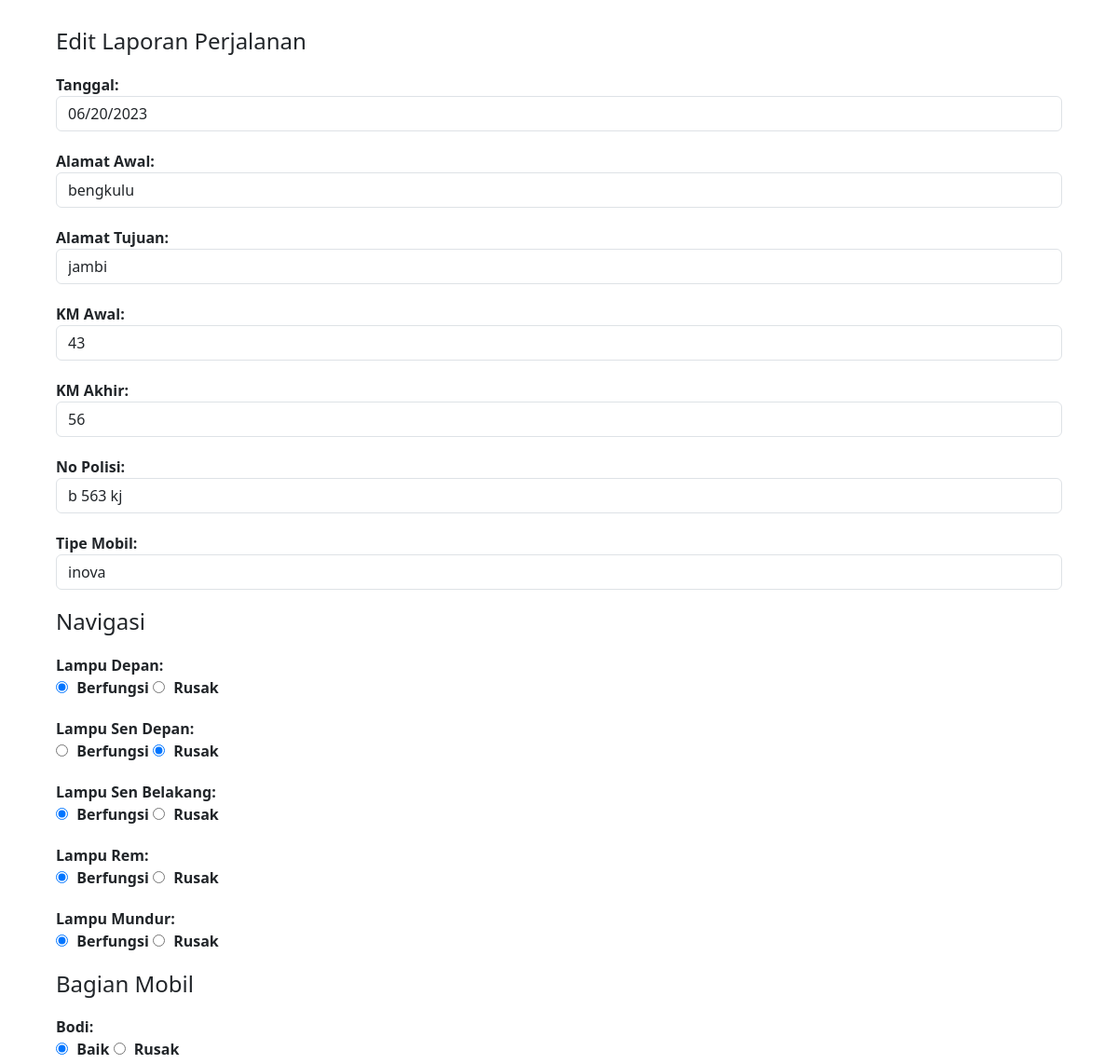
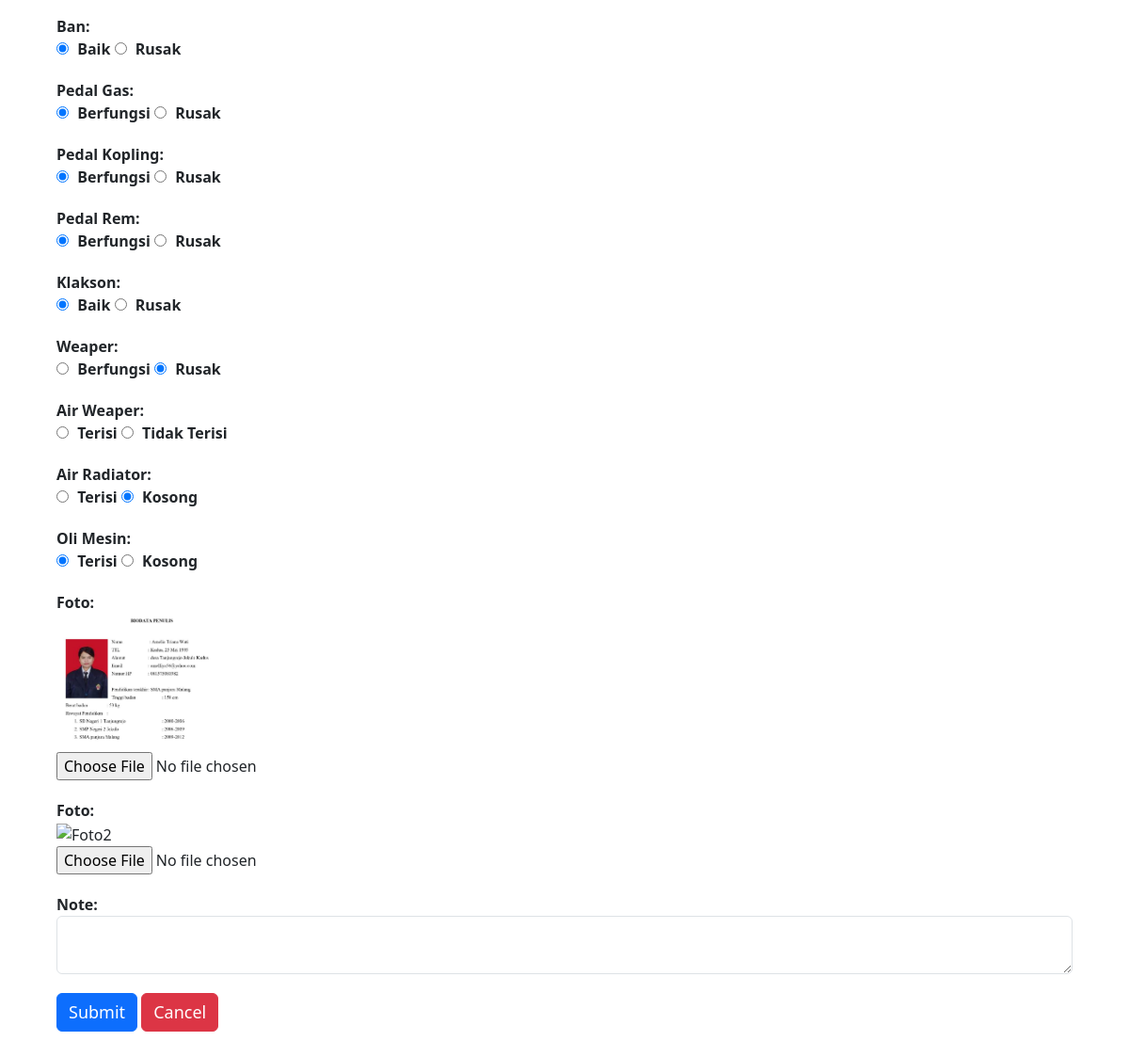
The app's page /edit.php?id=20 with its own data (2 pictures, top to bottom).
### tables this page shows
CREATE TABLE `laporan` (
  `id` int(255) NOT NULL,
  `user_id` int(255) NOT NULL,
  `alamat_awal` varchar(255) NOT NULL,
  `alamat_tujuan` varchar(255) NOT NULL,
  `km_awal` int(255) NOT NULL,
  `km_akhir` int(255) NOT NULL,
  `no_polisi` varchar(255) NOT NULL,
  `tipe_mobil` varchar(255) NOT NULL,
  `foto` varchar(255) NOT NULL,
  `foto2` varchar(255) NOT NULL,
  `tanggal` date DEFAULT NULL,
  `lampu_depan` enum('berfungsi','rusak') NOT NULL,
  `lampu_sen_depan` enum('berfungsi','rusak') NOT NULL,
  `lampu_sen_belakang` enum('berfungsi','rusak') NOT NULL,
  `lampu_rem` enum('berfungsi','rusak') NOT NULL,
  `lampu_mundur` enum('berfungsi','rusak') NOT NULL,
  `bodi` enum('baik','rusak') NOT NULL,
  `ban` enum('baik','rusak') NOT NULL,
  `pedal` enum('berfungsi','rusak') NOT NULL,
  `kopling` enum('berfungsi','rusak') NOT NULL,
  `gas_rem` enum('berfungsi','rusak') NOT NULL,
  `klakson` enum('baik','rusak') NOT NULL,
  `weaper` enum('berfungsi','rusak') NOT NULL,
  `air_weaper` enum('terisi','kosong') NOT NULL,
  `air_radiator` enum('terisi','kosong') NOT NULL,
  `oli_mesin` enum('terisi','kosong') NOT NULL,
  `note` varchar(255) NOT NULL,
  `status_lap` enum('approved','pending','rejected') NOT NULL
);

### edit.php (the view, shortened to what this page needs)
<?php
include 'inc/db.php';
$id = $_GET['id'];
$query = "SELECT * FROM laporan WHERE id='$id'";
$result = $conn->query($query);
$row = $result->fetch_assoc();
?>
<!DOCTYPE html>
<html>
<head>
    <link rel="stylesheet" href="css/bootstrap.min.css">
</head>
<body>
    <div class="container">
        <h2>Edit Laporan Perjalanan</h2>
        <form method="POST" action="edit.php" enctype="multipart/form-data">
            <div class="form-group">
                <label for="tanggal">Tanggal:</label>
                <input type="date" class="form-control" id="tanggal" name="tanggal"
                    value="<?php echo $row['tanggal']; ?>" readonly>
            </div>
            <div class="form-group">
                <label for="alamat_awal">Alamat Awal:</label>
                <input type="text" class="form-control" id="alamat_awal" name="alamat_awal"
                    value="<?php echo $row['alamat_awal']; ?>" readonly>
            </div>
            <div class="form-group">
                <label for="alamat_tujuan">Alamat Tujuan:</label>
                <input type="text" class="form-control" id="alamat_tujuan" name="alamat_tujuan"
                    value="<?php echo $row['alamat_tujuan']; ?>" readonly>
            </div>
            <div class="form-group">
                <label for="km_awal">KM Awal:</label>
                <input type="number" class="form-control" id="km_awal" name="km_awal"
                    value="<?php echo $row['km_awal']; ?>" readonly>
            </div>
            <div class="form-group">
                <label for="km_akhir">KM Akhir:</label>
                <input type="number" class="form-control" id="km_akhir" name="km_akhir"
                    value="<?php echo $row['km_akhir']; ?>" required>
            </div>
            <div class="form-group">
                <label for="no_polisi">No Polisi:</label>
                <input type="text" class="form-control" id="no_polisi" name="no_polisi"
                    value="<?php echo $row['no_polisi']; ?>" required>
            </div>
            <div class="form-group">
                <label for="tipe_mobil">Tipe Mobil:</label>
                <input type="text" class="form-control" id="tipe_mobil" name="tipe_mobil"
                    value="<?php echo $row['tipe_mobil']; ?>" required>
            </div>
            <h2>Navigasi</h2>
            <div class="form-group">
                <label for="lampu_depan">Lampu Depan:</label><br>
                <input type="radio" id="lampu_depan_berfungsi" name="lampu_depan" value="berfungsi" <?php if ($row['lampu_depan'] === 'berfungsi')
                    echo 'checked'; ?> required>
                <label for="lampu_depan_berfungsi">Berfungsi</label>
                <input type="radio" id="lampu_depan_rusak" name="lampu_depan" value="rusak" <?php if ($row['lampu_depan'] === 'rusak')
                    echo 'checked'; ?> required>
                <label for="lampu_depan_rusak">Rusak</label>
            </div>
            <div class="form-group">
                <label for="lampu_sen_depan">Lampu Sen Depan:</label><br>
                <input type="radio" id="lampu_sen_depan_berfungsi" name="lampu_sen_depan" value="berfungsi" <?php if ($row['lampu_sen_depan'] === 'berfungsi')
                    echo 'checked'; ?> required>
                <label for="lampu_sen_depan_berfungsi">Berfungsi</label>
                <input type="radio" id="lampu_sen_depan_rusak" name="lampu_sen_depan" value="rusak" <?php if ($row['lampu_sen_depan'] === 'rusak')
                    echo 'checked'; ?> required>
                <label for="lampu_sen_depan_rusak">Rusak</label>
            </div>
            <div class="form-group">
                <label for="lampu_sen_belakang">Lampu Sen Belakang:</label><br>
                <input type="radio" id="lampu_sen_belakang_berfungsi" name="lampu_sen_belakang" value="berfungsi" <?php if ($row['lampu_sen_belakang'] === 'berfungsi')
                    echo 'checked'; ?>>
                <label for="lampu_sen_belakang_berfungsi">Berfungsi</label>
                <input type="radio" id="lampu_sen_belakang_rusak" name="lampu_sen_belakang" value="rusak" <?php if ($row['lampu_sen_belakang'] === 'rusak')
                    echo 'checked'; ?>>
                <label for="lampu_sen_belakang_rusak">Rusak</label>
            </div>
            <div class="form-group">
                <label for="lampu_rem">Lampu Rem:</label><br>
                <input type="radio" id="lampu_rem_berfungsi" name="lampu_rem" value="berfungsi" <?php if ($row['lampu_rem'] === 'berfungsi')
                    echo 'checked'; ?>>
                <label for="lampu_rem_berfungsi">Berfungsi</label>
                <input type="radio" id="lampu_rem_rusak" name="lampu_rem" value="rusak" <?php if ($row['lampu_rem'] === 'rusak')
                    echo 'checked'; ?>>
                <label for="lampu_rem_rusak">Rusak</label>
            </div>
            <div class="form-group">
                <label for="lampu_mundur">Lampu Mundur:</label><br>
                <input type="radio" id="lampu_mundur_berfungsi" name="lampu_mundur" value="berfungsi" <?php if ($row['lampu_mundur'] === 'berfungsi')
                    echo 'checked'; ?>>
                <label for="lampu_mundur_berfungsi">Berfungsi</label>
                <input type="radio" id="lampu_mundur_rusak" name="lampu_mundur" value="rusak" <?php if ($row['lampu_mundur'] === 'rusak')
                    echo 'checked'; ?>>
                <label for="lampu_mundur_rusak">Rusak</label>
            </div>
            <h2>Bagian Mobil</h2>
            <div class="form-group">
                <label for="bodi">Bodi:</label><br>
                <input type="radio" id="bodi_baik" name="bodi" value="baik" <?php if ($row['bodi'] === 'baik')
                    echo 'checked'; ?>>
                <label for="bodi_baik">Baik</label>
                <input type="radio" id="bodi_rusak" name="bodi" value="rusak" <?php if ($row['bodi'] === 'rusak')
                    echo 'checked'; ?>>
                <label for="bodi_rusak">Rusak</label>
            </div>
            <div class="form-group">
                <label for="ban">Ban:</label><br>
                <input type="radio" id="ban_baik" name="ban" value="baik" <?php if ($row['ban'] === 'baik')
                    echo 'checked'; ?>>
                <label for="ban_baik">Baik</label>
                <input type="radio" id="ban_rusak" name="ban" value="rusak" <?php if ($row['ban'] === 'rusak')
                    echo 'checked'; ?>>
                <label for="ban_rusak">Rusak</label>
            </div>
            <div class="form-group">
                <label for="pedal">Pedal Gas:</label><br>
                <input type="radio" id="pedal_berfungsi" name="pedal" value="berfungsi" <?php if ($row['pedal'] === 'berfungsi')
                    echo 'checked'; ?>>
                <label for="pedal_berfungsi">Berfungsi</label>
                <input type="radio" id="pedal_rusak" name="pedal" value="rusak" <?php if ($row['pedal'] === 'rusak')
                    echo 'checked'; ?>>
                <label for="pedal_rusak">Rusak</label>
            </div>
            <div class="form-group">
                <label for="kopling">Pedal Kopling:</label><br>
                <input type="radio" id="kopling_berfungsi" name="kopling" value="berfungsi" <?php if ($row['kopling'] === 'berfungsi')
                    echo 'checked'; ?>>
                <label for="kopling_berfungsi">Berfungsi</label>
                <input type="radio" id="kopling_rusak" name="kopling" value="rusak" <?php if ($row['kopling'] === 'rusak')
                    echo 'checked'; ?>>
                <label for="kopling_rusak">Rusak</label>
            </div>
            <div class="form-group">
                <label for="gas_rem">Pedal Rem:</label><br>
                <input type="radio" id="gas_rem_berfungsi" name="gas_rem" value="berfungsi" <?php if ($row['gas_rem'] === 'berfungsi')
                    echo 'checked'; ?>>
                <label for="gas_rem_berfungsi">Berfungsi</label>
                <input type="radio" id="gas_rem_rusak" name="gas_rem" value="rusak" <?php if ($row['gas_rem'] === 'rusak')
                    echo 'checked'; ?>>
                <label for="gas_rem_rusak">Rusak</label>
            </div>
            <div class="form-group">
                <label for="klakson">Klakson:</label><br>
                <input type="radio" id="klakson_baik" name="klakson" value="baik" <?php if ($row['klakson'] === 'baik')
                    echo 'checked'; ?>>
                <label for="klakson_baik">Baik</label>
                <input type="radio" id="klakson_rusak" name="klakson" value="rusak" <?php if ($row['klakson'] === 'rusak')
                    echo 'checked'; ?>>
                <label for="klakson_rusak">Rusak</label>
            </div>
            <div class="form-group">
                <label for="weaper">Weaper:</label><br>
                <input type="radio" id="weaper_berfungsi" name="weaper" value="berfungsi" <?php if ($row['weaper'] === 'berfungsi')
                    echo 'checked'; ?>>
                <label for="weaper_berfungsi">Berfungsi</label>
                <input type="radio" id="weaper_rusak" name="weaper" value="rusak" <?php if ($row['weaper'] === 'rusak')
                    echo 'checked'; ?>>
                <label for="weaper_rusak">Rusak</label>
            </div>
            <div class="form-group">
                <label for="air_weaper">Air Weaper:</label><br>
                <input type="radio" id="air_weaper_terisi" name="air_weaper" value="terisi" <?php if ($row['air_weaper'] === 'terisi')
                    echo 'checked'; ?>>
                <label for="air_weaper_terisi">Terisi</label>
                <input type="radio" id="air_weaper_tidak_terisi" name="air_weaper" value="tidak terisi" <?php if ($row['air_weaper'] === 'tidak terisi')
                    echo 'checked'; ?>>
                <label for="air_weaper_tidak_terisi">Tidak Terisi</label>
            </div>
            <div class="form-group">
                <label for="air_radiator">Air Radiator:</label><br>
                <input type="radio" id="air_radiator_terisi" name="air_radiator" value="terisi" <?php if ($row['air_radiator'] === 'terisi')
                    echo 'checked'; ?>>
                <label for="air_radiator_terisi">Terisi</label>
                <input type="radio" id="air_radiator_tidak_terisi" name="air_radiator" value="kosong" <?php if ($row['air_radiator'] === 'kosong')
                    echo 'checked'; ?>>
                <label for="air_radiator_tidak_terisi">Kosong</label>
            </div>
            <div class="form-group">
                <label for="oli_mesin">Oli Mesin:</label><br>
                <input type="radio" id="oli_mesin_terisi" name="oli_mesin" value="terisi" <?php if ($row['oli_mesin'] === 'terisi')
                    echo 'checked'; ?>>
                <label for="oli_mesin_terisi">Terisi</label>
                <input type="radio" id="oli_mesin_tidak_terisi" name="oli_mesin" value="kosong" <?php if ($row['oli_mesin'] === 'kosong')
                    echo 'checked'; ?>>
                <label for="oli_mesin_tidak_terisi">Kosong</label>
            </div>
            <div class="form-group">
                <label for="foto">Foto:</label><br>
                <img src="uploads/<?php echo $row['foto']; ?>" alt="Foto" width="200"><br>
                <input type="file" class="form-control-file" id="foto" name="foto">
            </div>
            <div class="form-group">
                <label for="foto2">Foto:</label><br>
                <img src="uploads/<?php echo $row['foto2']; ?>" alt="Foto2" width="200"><br>
                <input type="file" class="form-control-file" id="foto2" name="foto2">
            </div>
            <div class="form-group">
                <label for="note">Note:</label>
                <textarea class="form-control" id="note" name="note"><?php echo $row['note']; ?></textarea>
            </div>
            <button type="submit" name="submit" class="btn btn-primary">Submit</button>
            <button type="button" class="btn btn-danger" onclick="window.location.href='dashboard.php'">Cancel</button>
        </form>
    </div>
</body>
</html>

### edit.php (style rules this page uses)
.container { padding: 30px; }
h2 { font-size: 24px; margin-bottom: 20px; }
.form-control { font-size: 16px; }
.form-group { margin-bottom: 20px; }
.form-group label { font-weight: bold; }
.form-group input[type="radio"], .form-group input[type="checkbox"] { margin-right: 5px; }
.btn { font-size: 18px; }

### records on screen
laporan: tanggal "06/20/2023", alamat_awal "bengkulu", alamat_tujuan "jambi", km_awal "43", km_akhir "56", no_polisi "b 563 kj", tipe_mobil "inova", lampu_depan "☑ Berfungsi", lampu_depan "☐ Rusak", lampu_sen_depan "☐ Berfungsi", lampu_sen_depan "☑ Rusak", lampu_sen_belakang "☑ Berfungsi", lampu_sen_belakang "☐ Rusak", lampu_rem "☑ Berfungsi", lampu_rem "☐ Rusak", lampu_mundur "☑ Berfungsi", lampu_mundur "☐ Rusak", bodi "☑ Baik", bodi "☐ Rusak", ban "☑ Baik", ban "☐ Rusak", pedal "☑ Berfungsi", pedal "☐ Rusak", kopling "☑ Berfungsi", kopling "☐ Rusak", gas_rem "☑ Berfungsi", gas_rem "☐ Rusak", klakson "☑ Baik", klakson "☐ Rusak", weaper "☐ Berfungsi", weaper "☑ Rusak", air_weaper "☐ Terisi", air_weaper "☐ Tidak Terisi", air_radiator "☐ Terisi", air_radiator "☑ Kosong", oli_mesin "☑ Terisi", oli_mesin "☐ Kosong", foto (picture)
